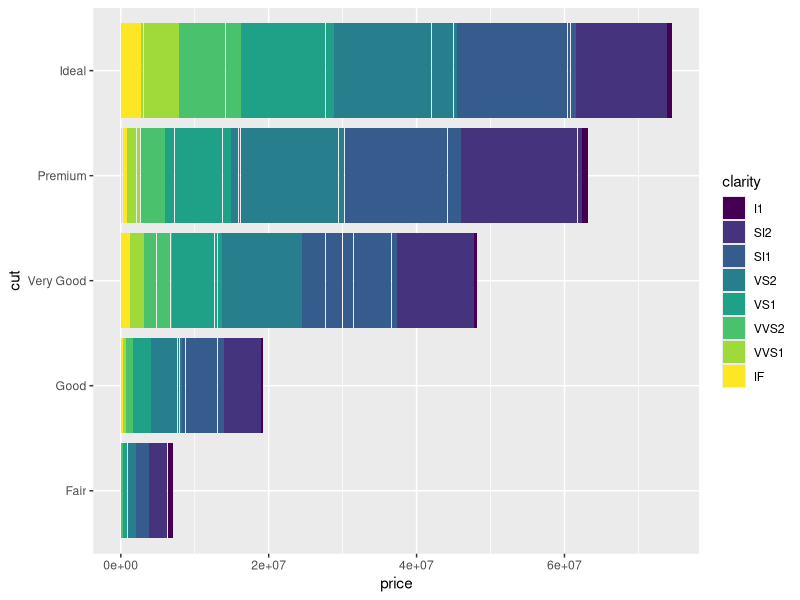
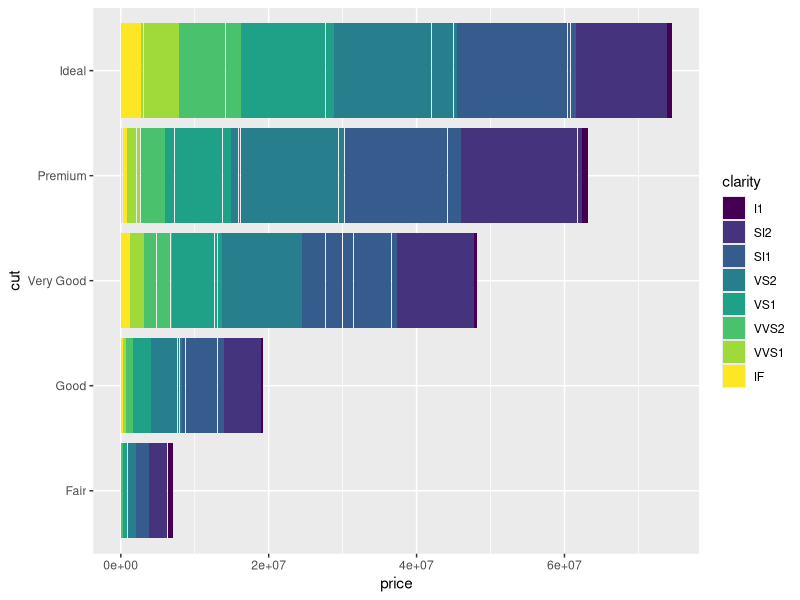

The R script that drew these images, in order: (Note: this script raises an error after producing the figures.)
# Exercise 2: advanced ggplot2 practice

# Install and load the `ggplot2` package
#install.packages('ggplot2')
library("ggplot2")

# For this exercise you will again be working with the `diamonds` data set.
# Use `?diamonds` to review details about this data set
?diamonds

## Position Adjustments

# Draw a column (bar) chart of diamonds cuts by price, with each bar filled by 
# clarity. You should see a _stacked_ bar chart.
ggplot(data = diamonds) + 
  geom_col(mapping = aes(x = price, y = cut, fill = clarity))

# Draw the same chart again, but with each element positioned to "fill" the y axis
ggplot(data = diamonds) + 
  geom_col(mapping = aes(x = price, y = cut, fill = clarity))


# Draw the same chart again, but with each element positioned to "dodge" each other
ggplot(data = diamonds_sample) + 
  geom_col(mapping = aes(x = price, y = cut, fill = clarity), width = 1)


# Draw a plot with point geometry with the x-position mapped to `cut` and the 
# y-position mapped to `clarity`
# This creates a "grid" grouping the points
ggplot(data = diamonds) + 
  geom_point(mapping = aes(x = cut, y = clarity))

# Use the "jitter" position adjustment to keep the points from all overlapping!
# (This works a little better with a sample of diamond data, such as from the 
# previous exercise).
ggplot(data = diamonds) + 
  geom_jitter(mapping = aes(x = price, y = cut, fill = clarity))



## Scales

# Draw a "boxplot" (with `geom_boxplot`) for the diamond's price (y) by color (x)
ggplot(data = diamonds_sample) +
  geom_boxplot(mapping = aes(x = color, y = price))

# This has a lot of outliers, making it harder to read. To fix this, draw the 
# same plot but with a _logarithmic_ scale for the y axis.
ggplot(data = diamonds_sample) + 
  geom_boxplot(mapping = aes(x = color, y = price)) + 
  scale_y_log10()

# For another version, draw the same plot but with `violin` geometry instead of 
# `boxplot` geometry!
# How does the logarithmic scale change the data presentation?
ggplot(data = diamonds_sample) + 
  geom_violin(mapping = aes(x = color,  y = price)) + 
  scale_y_log10()

# Another interesting plot: draw a plot of the diamonds price (y) by carat (x), 
# using a heatmap of 2d bins (geom_bin2d)
# What happens when you make the x and y channels scale logarithmically?
ggplot(data = diamonds_sample) +
  geom_bin2d(mapping = aes(x = carat, y = price)) + 
  scale_x_log10() + 
  scale_y_log10()

# Draw a scatter plot for the diamonds price (y) by carat (x). Color each point
# by the clarity (Remember, this will take a while. Use a sample of the diamonds 
# for faster results)
ggplot(data = diamonds_sample) +
  geom_point(mapping = aes(x = carat, y = price, color = clarity)) +
  scale_color_brewer(palette = "Purples")

# Change the color of the previous plot using a ColorBrewer scale of your choice. 
# What looks nice?
ggplot(data = diamonds_sample) +
  geom_point(mapping = aes(x = carat, y = price, color = clarity)) +
  scale_color_brewer(palette = "Dark2")



## Coordinate Systems

# Draw a bar chart with x-position and fill color BOTH mapped to cut
# For best results, SET the `width` of the geometry to be 1 (fill plot, no space
# between)
# TIP: You can save the plot to a variable for easier modifications
p <- ggplot(data = diamonds_sample) + 
  geom_col(mapping = aes(x = color, y = cut), width = 1) + 

# Draw the same chart, but with the coordinate system flipped
p1 <- p + coord_flip()

# Draw the same chart, but in a polar coordinate system. It's a Coxcomb chart!
ggplot(diamonds_sample, aes(x = factor(1), fill = factor(cut))) +
  geom_bar(width = 1) +
  coord_polar(theta = "cut")
## Facets

# Take the scatter plot of price by carat data (colored by clarity) and add 
# _facets_ based on the diamond's `color`
ggplot(data = diamonds_sample) +
  geom_point(mapping = aes(x = carat, y = price, color = color)) + 
  facet_wrap(~clarity)


## Saving Plots

# Use the `ggsave()` function to save the current (recent) plot to disk.
# Name the output file "my-plot.png".
# Make sure you've set the working directory!!
ggsave("my-plot.png")
